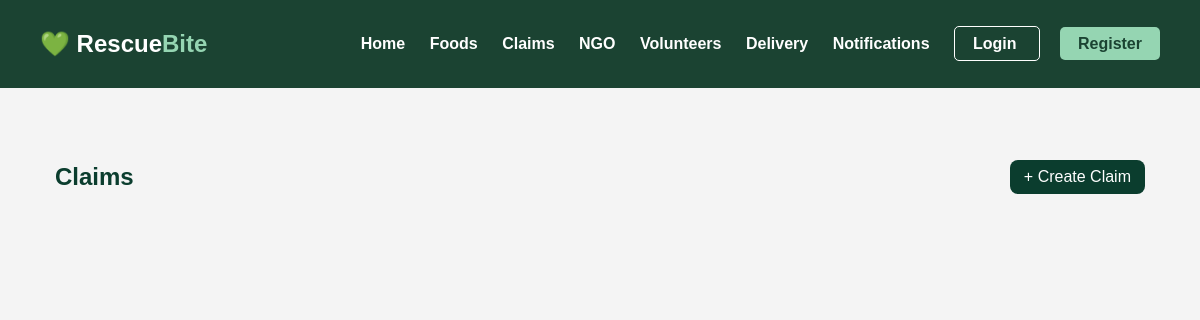
Page /donation/claims/ on the earlier database version.
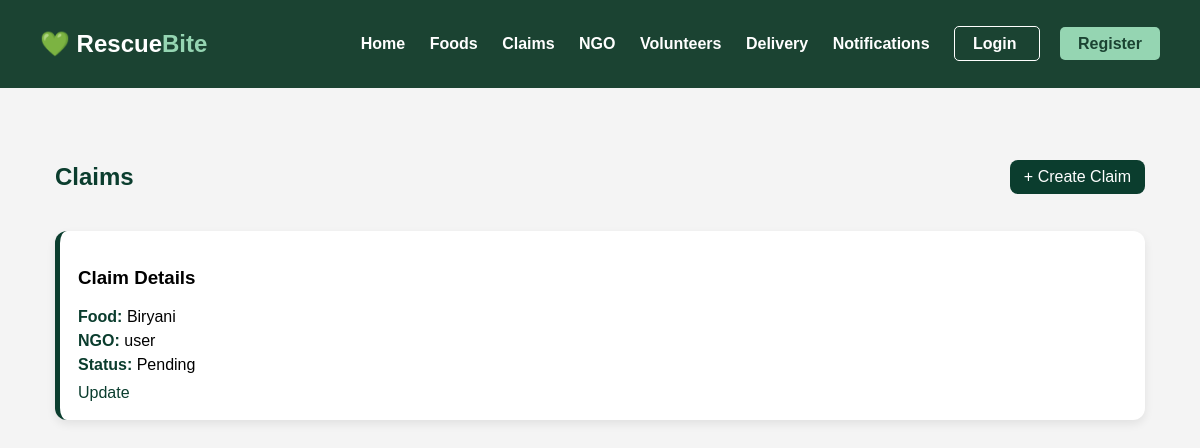
Same page on the later database version.
### donation/models.py (models this page shows, shortened)
class Claim(models.Model):
    food = models.ForeignKey(FoodItem,
                             on_delete=models.CASCADE)
    ngo = models.ForeignKey(User,
                            on_delete=models.CASCADE)
    status = models.CharField(max_length=50,
                              default='Pending')

class FoodItem(models.Model):
    restaurant = models.ForeignKey(User,
                                   on_delete=models.CASCADE)
    food_name = models.CharField(max_length=100)
    quantity = models.IntegerField()
    status = models.CharField(max_length=50,
                              default='Available')

### donation/views.py (the view)
def claim_list(request):
    claims = Claim.objects.all()
    return render(request,
                  'donation/claim_list.html',
                  {'claims': claims})

### donation/templates/donation/claim_list.html
{% extends 'base.html' %}
{% block content %}
<div class="claim-page">
    <div class="claim-header">
        <h2>Claims</h2>
        <a class="add-btn" href="/donation/create-claim/">
            + Create Claim
        </a>
    </div>
    <div class="claim-grid">
        {% for claim in claims %}
        <div class="claim-card">
            <h3>Claim Details</h3>
            <p><b>Food:</b> {{ claim.food.food_name }}</p>
            <p><b>NGO:</b> {{ claim.ngo.username }}</p>
            <p><b>Status:</b> {{ claim.status }}</p>
            <div class="actions">
                <a href="/donation/update-claim/{{ claim.id }}/">Update</a>
            </div>
        </div>
        {% endfor %}
    </div>
</div>
{% endblock %}

Differences in the rows shown:
added Claim: food.food_name "Biryani", ngo.username "user", status "Pending"
